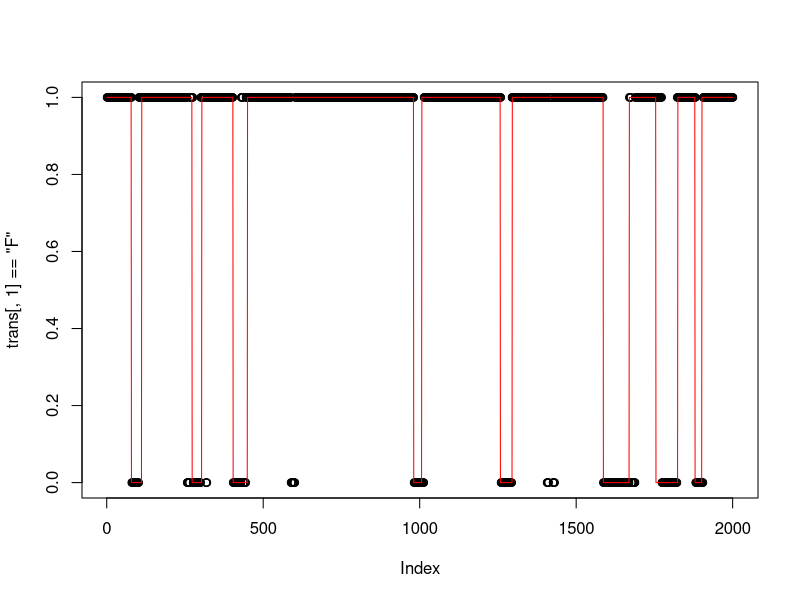
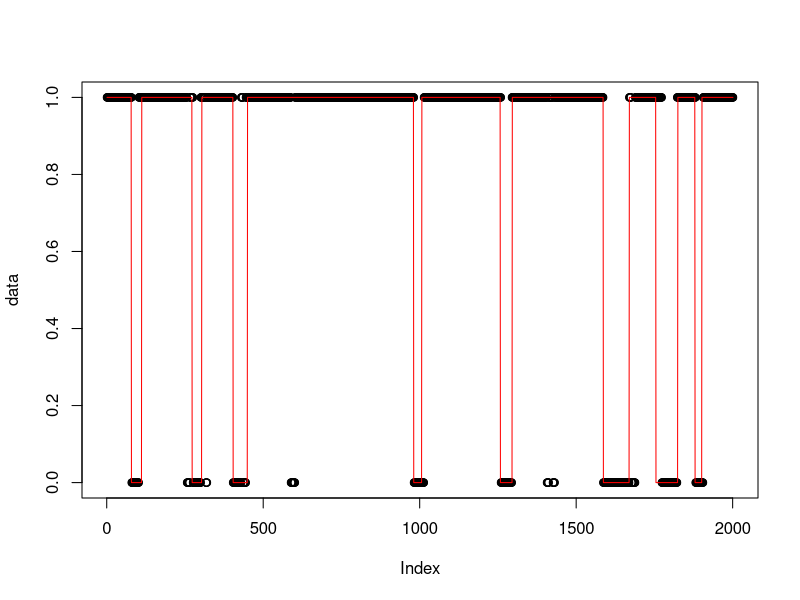

Reproduce these figures in R, in order.
#Question-1-

c1=c("H","T")
c2=c("F","U")

trans=matrix(0,nrow=2001,ncol=2)
trans[1,1]=sample(c2,1,prob=c(0.99,0.01)) # condition initale

for (i in 1:2000){
	if (trans[i,1]=="F"){
		trans[i+1,1]=sample(c2,1,prob=c(0.99,0.01))
		trans[i,2]=sample(c1,1,prob=c(0.5,0.5))}
	if (trans[i,1]=="U"){
		trans[i+1,1]=sample(c2,1,prob=c(0.05,0.95))
		trans[i,2]=sample(c1,1,prob=c(0.9,0.1))}
}
# dernière emission
if (trans[2001,1]=="F"){
	trans[2001,2]=sample(c1,1,prob=c(0.5,0.5))}
if (trans[2001,1]=="U"){
	trans[2001,2]=sample(c1,1,prob=c(0.9,0.1))}

#print (trans)

#Question-2-

emissions=t(trans[,2])
pi=log(c(0.99,0.01))
x=c(0.5,0.9,0.5,0.1)
e=matrix(data=log(x),nrow=2,ncol=2)

###
#			    F	U
#			    0.5	0.9   H
#la matrice e a la forme e=
#			    0.5 0.1   T



MatrixDel=matrix(0,nrow=2001,ncol=2)	#matrice des delta de chaque position (delta est un vecteur de forme delta(F,U))
#initialisation	XXXXXXXXX
if (emissions[1]=="H"){
	delta=pi+e[,1]}		#delta est un vecteur
if (emissions[1]=="T"){
	delta=pi+e[,2]}
#XXXXXXXXXXXXXXXXXXXXXXXX
MatrixDel[1,1]=delta[1]
MatrixDel[1,2]=delta[2]
#RecursionXXXXXXXXXXXXXXX
P=log(c(0.99,0.05,0.01,0.95))
for (i in 1:2001){
	Addi=P+matrix((delta),2,2)	#remplit par colonne---en se servant deux fois du vecteur delta
	Maximums=c(max(Addi[,1]),max(Addi[,2]))
	if (emissions[i]=="H"){
		delta=t(e[,1])+Maximums
	}
	if (emissions[i]=="T"){
		delta=t(e[,2])+Maximums
	}
	MatrixDel[i,1]=delta[1]
	MatrixDel[i,2]=delta[2]
}
#XXXXXXXXXXXXXXXXXXXXXXXX
#print (MatrixDel)

#BacktrakingXXXXXXXXXXXXX
transB=matrix(NA,nrow=2001,ncol=2)
for(i in 1:2001){
	transB[i,2]=trans[i,2]}
	#initialisation: valeur pour T
if (MatrixDel[2001,1]>MatrixDel[2001,2]){
	transB[2001,1]="F"}
if (MatrixDel[2001,1]<=MatrixDel[2001,2]){
	transB[2001,1]="U"}

	#algo: remonter jusqu'a la position 1
for (i in 1:2000){
	if (transB[(2002-i),1]=="F"){
		cA=MatrixDel[(2001-i),1]+P[1]
		cB=MatrixDel[(2001-i),2]+P[2]
		if (cA>cB){
			transB[(2001-i),1]="F"	
		}
	else{
			transB[(2001-i),1]="U"	
		}
	}
	if (transB[(2002-i),1]=="U"){
		cA=MatrixDel[(2001-i),1]+P[3]
		cB=MatrixDel[(2001-i),2]+P[4]
		if (cA<cB){
			transB[(2001-i),1]="U"
	}
	else{
			transB[(2001-i),1]="F"	
		}
}}

print(transB)
plot(trans[,1]=="F")
lines(transB[,1]=="F",col="red")


data <-trans[,1]=="F" # création d'un objet "data" contenant les valeurs 
jpeg("mongraph.jpg")
plot(data)
lines(transB[,1]=="F",col="red")
dev.off() # permet d'ouvrir le fichier .jpg sans fermer R
#XXXXXXXXXXXXXXXXXXXXXXXX

